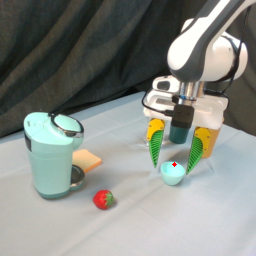
#> input picture examples/real_robot/reticle_samples_coffee/left_shoulder_image_224.png, 256 x 256 px, found by its file name
$ python minitest_cup_in_coffee.py
#> lines starting #> are read from the running program, lines starting #| are printed output that depends on the picture
import time
import numpy as np
from openpi_client import image_tools
from openpi_client import websocket_client_policy
import PIL

np.set_printoptions(precision=5, suppress=True)


left_shoulder_image = np.array(PIL.Image.open("examples/real_robot/reticle_samples_coffee/left_shoulder_image_224.png"))
#> left_shoulder_image is the input picture: shape (256, 256, 3); mean R, G, B 135.6, 139.1, 132.8
right_shoulder_image = np.array(PIL.Image.open("examples/real_robot/reticle_samples_coffee/right_shoulder_image_224.png"))
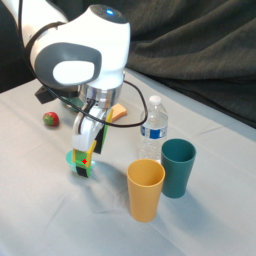
#> input picture examples/real_robot/reticle_samples_coffee/right_shoulder_image_224.png, 256 x 256 px, found by its file name
#> right_shoulder_image is the input picture: shape (256, 256, 3); mean R, G, B 144.4, 147.7, 143.7
wrist_image = np.array(PIL.Image.open("examples/real_robot/reticle_samples_coffee/wrist_image_224.png"))
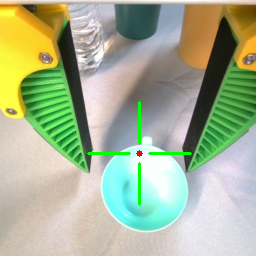
#> input picture examples/real_robot/reticle_samples_coffee/wrist_image_224.png, 256 x 256 px, found by its file name
#> wrist_image is the input picture: shape (256, 256, 3); mean R, G, B 167.2, 178.6, 147.6
instruction = "put the cup on the coffee machine"

state = [-6.36629835e-02, -3.31839137e-02, -1.23551235e-01, -2.74614859e+00, 2.19897553e-01, 2.61483908e+00, -1.66412270e+00, 2.32637301e-03]
state = np.array(state, dtype=np.float32)

request_data = {
#> (the run stopped early here; a loop or call above may not have finished)
